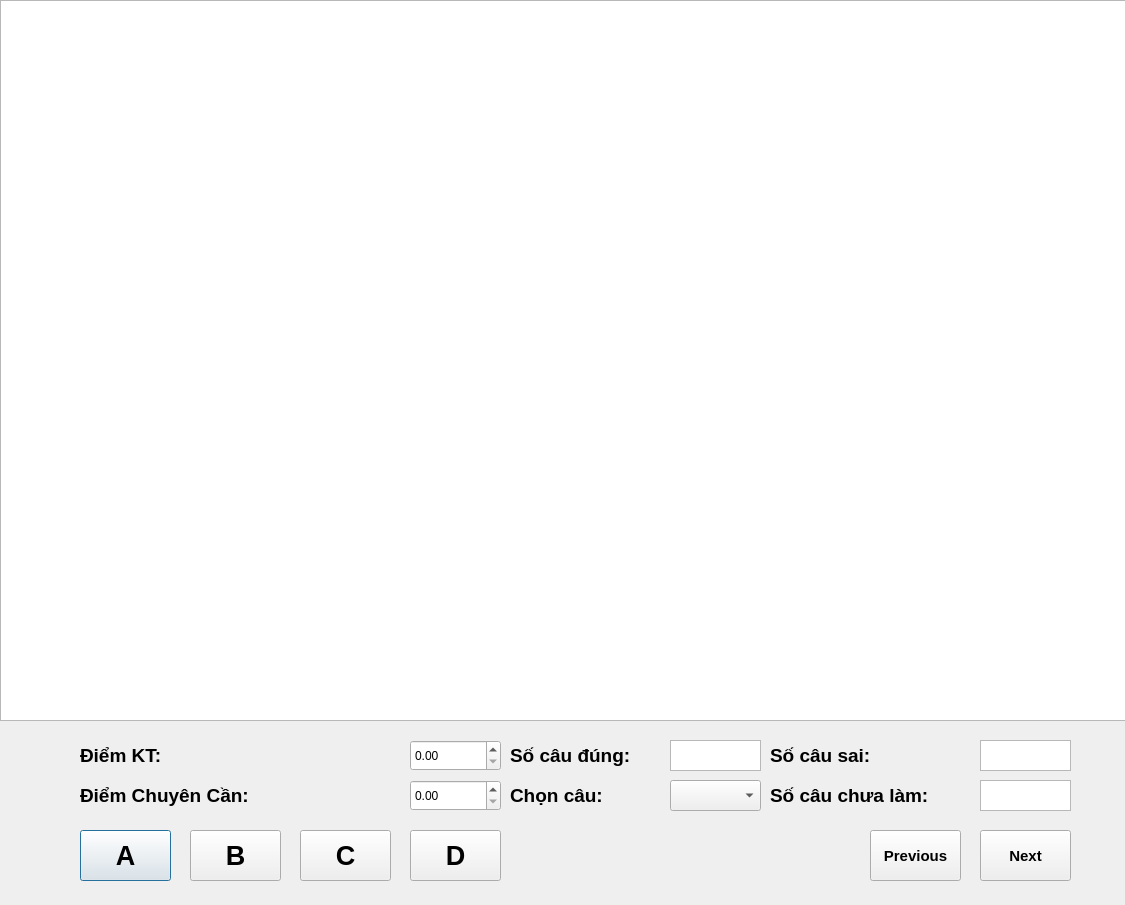
<?xml version="1.0" encoding="UTF-8"?>
<ui version="4.0">
 <class>M2ExamTrainer</class>
 <widget class="QDialog" name="M2ExamTrainer">
  <property name="geometry">
   <rect>
    <x>0</x>
    <y>0</y>
    <width>1125</width>
    <height>905</height>
   </rect>
  </property>
  <property name="sizePolicy">
   <sizepolicy hsizetype="Fixed" vsizetype="Fixed">
    <horstretch>0</horstretch>
    <verstretch>0</verstretch>
   </sizepolicy>
  </property>
  <property name="font">
   <font>
    <family>Arial</family>
   </font>
  </property>
  <property name="windowTitle">
   <string>M2ExamTrainer</string>
  </property>
  <widget class="QTextBrowser" name="screen">
   <property name="geometry">
    <rect>
     <x>0</x>
     <y>0</y>
     <width>1131</width>
     <height>721</height>
    </rect>
   </property>
   <property name="font">
    <font>
     <pointsize>15</pointsize>
     <weight>50</weight>
     <italic>false</italic>
     <bold>false</bold>
    </font>
   </property>
   <property name="placeholderText">
    <string/>
   </property>
  </widget>
  <widget class="QPushButton" name="btnA">
   <property name="geometry">
    <rect>
     <x>80</x>
     <y>830</y>
     <width>91</width>
     <height>51</height>
    </rect>
   </property>
   <property name="font">
    <font>
     <pointsize>20</pointsize>
     <weight>75</weight>
     <bold>true</bold>
    </font>
   </property>
   <property name="text">
    <string>A</string>
   </property>
  </widget>
  <widget class="QPushButton" name="btnB">
   <property name="geometry">
    <rect>
     <x>190</x>
     <y>830</y>
     <width>91</width>
     <height>51</height>
    </rect>
   </property>
   <property name="font">
    <font>
     <pointsize>20</pointsize>
     <weight>75</weight>
     <bold>true</bold>
    </font>
   </property>
   <property name="text">
    <string>B</string>
   </property>
  </widget>
  <widget class="QPushButton" name="btnC">
   <property name="geometry">
    <rect>
     <x>300</x>
     <y>830</y>
     <width>91</width>
     <height>51</height>
    </rect>
   </property>
   <property name="font">
    <font>
     <pointsize>20</pointsize>
     <weight>75</weight>
     <bold>true</bold>
    </font>
   </property>
   <property name="text">
    <string>C</string>
   </property>
  </widget>
  <widget class="QPushButton" name="btnD">
   <property name="geometry">
    <rect>
     <x>410</x>
     <y>830</y>
     <width>91</width>
     <height>51</height>
    </rect>
   </property>
   <property name="font">
    <font>
     <pointsize>20</pointsize>
     <weight>75</weight>
     <bold>true</bold>
    </font>
   </property>
   <property name="text">
    <string>D</string>
   </property>
  </widget>
  <widget class="QPushButton" name="btnNext">
   <property name="geometry">
    <rect>
     <x>980</x>
     <y>830</y>
     <width>91</width>
     <height>51</height>
    </rect>
   </property>
   <property name="font">
    <font>
     <pointsize>11</pointsize>
     <weight>75</weight>
     <bold>true</bold>
    </font>
   </property>
   <property name="text">
    <string>Next</string>
   </property>
  </widget>
  <widget class="QPushButton" name="btnPre">
   <property name="geometry">
    <rect>
     <x>870</x>
     <y>830</y>
     <width>91</width>
     <height>51</height>
    </rect>
   </property>
   <property name="font">
    <font>
     <pointsize>11</pointsize>
     <weight>75</weight>
     <bold>true</bold>
    </font>
   </property>
   <property name="text">
    <string>Previous</string>
   </property>
  </widget>
  <widget class="QDoubleSpinBox" name="diemKT">
   <property name="geometry">
    <rect>
     <x>410</x>
     <y>740</y>
     <width>91</width>
     <height>31</height>
    </rect>
   </property>
   <property name="maximum">
    <double>10.000000000000000</double>
   </property>
  </widget>
  <widget class="QDoubleSpinBox" name="diemCC">
   <property name="geometry">
    <rect>
     <x>410</x>
     <y>780</y>
     <width>91</width>
     <height>31</height>
    </rect>
   </property>
   <property name="maximum">
    <double>10.000000000000000</double>
   </property>
  </widget>
  <widget class="QLabel" name="label">
   <property name="geometry">
    <rect>
     <x>80</x>
     <y>740</y>
     <width>311</width>
     <height>31</height>
    </rect>
   </property>
   <property name="font">
    <font>
     <pointsize>14</pointsize>
     <weight>75</weight>
     <bold>true</bold>
    </font>
   </property>
   <property name="text">
    <string>Điểm KT:</string>
   </property>
  </widget>
  <widget class="QLabel" name="label_2">
   <property name="geometry">
    <rect>
     <x>80</x>
     <y>780</y>
     <width>311</width>
     <height>31</height>
    </rect>
   </property>
   <property name="font">
    <font>
     <pointsize>14</pointsize>
     <weight>75</weight>
     <bold>true</bold>
    </font>
   </property>
   <property name="text">
    <string>Điểm Chuyên Cần:</string>
   </property>
  </widget>
  <widget class="QComboBox" name="chooseQues">
   <property name="geometry">
    <rect>
     <x>670</x>
     <y>780</y>
     <width>91</width>
     <height>31</height>
    </rect>
   </property>
   <property name="font">
    <font>
     <pointsize>13</pointsize>
    </font>
   </property>
  </widget>
  <widget class="QLabel" name="label_3">
   <property name="geometry">
    <rect>
     <x>510</x>
     <y>780</y>
     <width>141</width>
     <height>31</height>
    </rect>
   </property>
   <property name="font">
    <font>
     <pointsize>14</pointsize>
     <weight>75</weight>
     <bold>true</bold>
    </font>
   </property>
   <property name="text">
    <string>Chọn câu:</string>
   </property>
  </widget>
  <widget class="QTextBrowser" name="screenT">
   <property name="geometry">
    <rect>
     <x>670</x>
     <y>740</y>
     <width>91</width>
     <height>31</height>
    </rect>
   </property>
   <property name="font">
    <font>
     <pointsize>13</pointsize>
    </font>
   </property>
   <property name="placeholderText">
    <string/>
   </property>
  </widget>
  <widget class="QTextBrowser" name="screenF">
   <property name="geometry">
    <rect>
     <x>980</x>
     <y>740</y>
     <width>91</width>
     <height>31</height>
    </rect>
   </property>
   <property name="font">
    <font>
     <pointsize>13</pointsize>
    </font>
   </property>
  </widget>
  <widget class="QLabel" name="label_4">
   <property name="geometry">
    <rect>
     <x>510</x>
     <y>740</y>
     <width>141</width>
     <height>31</height>
    </rect>
   </property>
   <property name="font">
    <font>
     <pointsize>14</pointsize>
     <weight>75</weight>
     <bold>true</bold>
    </font>
   </property>
   <property name="text">
    <string>Số câu đúng:</string>
   </property>
  </widget>
  <widget class="QLabel" name="label_5">
   <property name="geometry">
    <rect>
     <x>770</x>
     <y>740</y>
     <width>181</width>
     <height>31</height>
    </rect>
   </property>
   <property name="font">
    <font>
     <pointsize>14</pointsize>
     <weight>75</weight>
     <bold>true</bold>
    </font>
   </property>
   <property name="text">
    <string>Số câu sai:</string>
   </property>
  </widget>
  <widget class="QLabel" name="label_6">
   <property name="geometry">
    <rect>
     <x>770</x>
     <y>780</y>
     <width>181</width>
     <height>31</height>
    </rect>
   </property>
   <property name="font">
    <font>
     <pointsize>14</pointsize>
     <weight>75</weight>
     <bold>true</bold>
    </font>
   </property>
   <property name="text">
    <string>Số câu chưa làm:</string>
   </property>
  </widget>
  <widget class="QTextBrowser" name="screenN">
   <property name="geometry">
    <rect>
     <x>980</x>
     <y>780</y>
     <width>91</width>
     <height>31</height>
    </rect>
   </property>
   <property name="font">
    <font>
     <pointsize>13</pointsize>
    </font>
   </property>
  </widget>
 </widget>
 <resources/>
 <connections/>
</ui>
